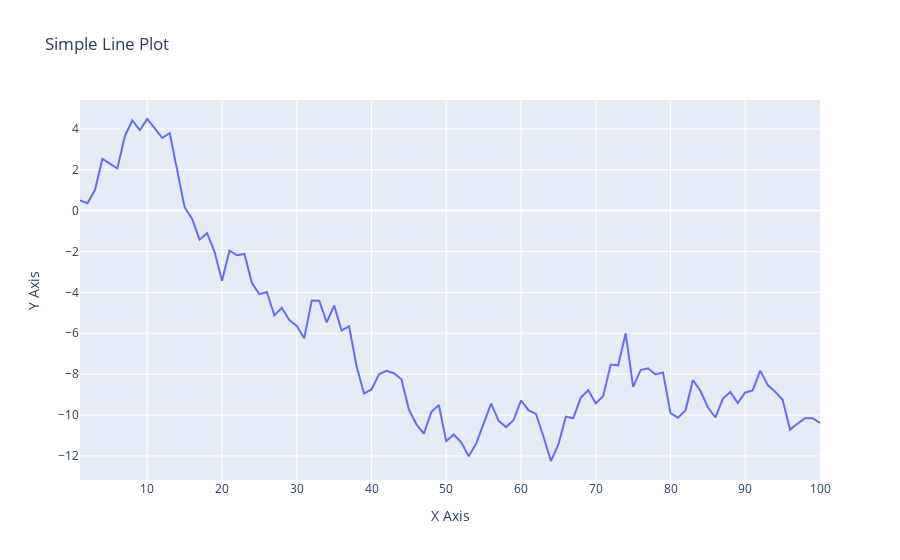

Notebook code cell kept with this figure:
### Code cell
#20.  Using Plotly, create a basic line plot of a randomly generated dataset, label the axes, and set the title as 'Simple Line Plot'.

np.random.seed(42)
x = np.arange(1, 101)
y = np.random.randn(100).cumsum()
trace = go.Scatter(x=x, y=y, mode='lines', name='Random Data')
layout = go.Layout(
    title='Simple Line Plot',
    xaxis=dict(title='X Axis'),
    yaxis=dict(title='Y Axis')
)
fig = go.Figure(data=[trace], layout=layout)
pio.show(fig)

### Figure 1 — Plotly figure (JSON) as saved in the notebook; plotly's stock layout.template omitted (floating-point values rounded to 4 significant figures)
{"data": [{"mode": "lines", "name": "Random Data", "type": "scatter", "x": [1, 2, 3, 4, 5, 6, 7, 8, 9, 10, 11, 12, 13, 14, 15, 16, 17, 18, 19, 20, 21, 22, 23, 24, 25, 26, 27, 28, 29, 30, 31, 32, 33, 34, 35, 36, 37, 38, 39, 40, 41, 42, 43, 44, 45, 46, 47, 48, 49, 50, 51, 52, 53, 54, 55, 56, 57, 58, 59, 60, 61, 62, 63, 64, 65, 66, 67, 68, 69, 70, 71, 72, 73, 74, 75, 76, 77, 78, 79, 80, 81, 82, 83, 84, 85, 86, 87, 88, 89, 90, 91, 92, 93, 94, 95, 96, 97, 98, 99, 100], "y": [0.4967, 0.3584, 1.006, 2.529, 2.295, 2.061, 3.64, 4.408, 3.938, 4.481, 4.017, 3.551, 3.793, 1.88, 0.1552, -0.4071, -1.42, -1.106, -2.014, -3.426, -1.96, -2.186, -2.119, -3.543, -4.088, -3.977, -5.128, -4.752, -5.353, -5.644, -6.246, -4.394, -4.407, -5.465, -4.642, -5.863, -5.654, -7.614, -8.942, -8.745, -8.007, -7.836, -7.951, -8.252, -9.731, -10.45, -10.91, -9.854, -9.511, -11.27, -10.95, -11.33, -12.01, -11.4, -10.37, -9.438, -10.28, -10.59, -10.25, -9.279, -9.758, -9.944, -11.05, -12.25, -11.43, -10.08, -10.15, -9.146, -8.785, -9.43, -9.068, -7.53, -7.566, -6.002, -8.621, -7.799, -7.712, -8.011, -7.92, -9.907, -10.13, -9.77, -8.292, -8.81, -9.619, -10.12, -9.205, -8.876, -9.406, -8.893, -8.796, -7.827, -8.529, -8.857, -9.249, -10.71, -10.42, -10.16, -10.15, -10.38]}], "layout": {"autosize": true, "title": {"text": "Simple Line Plot"}, "xaxis": {"autorange": true, "range": [1, 100], "title": {"text": "X Axis"}, "type": "linear"}, "yaxis": {"autorange": true, "range": [-13.18, 5.41], "title": {"text": "Y Axis"}, "type": "linear"}}}
